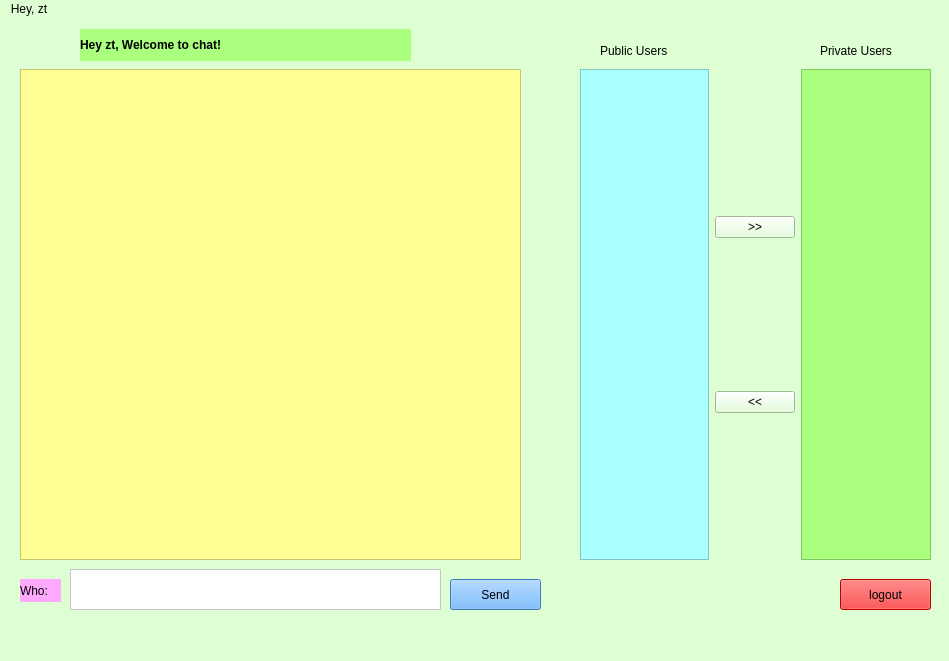
<?xml version="1.0" encoding="UTF-8"?>
<ui version="4.0">
 <class>MainWindow</class>
 <widget class="QMainWindow" name="MainWindow">
  <property name="geometry">
   <rect>
    <x>0</x>
    <y>0</y>
    <width>949</width>
    <height>661</height>
   </rect>
  </property>
  <property name="windowTitle">
   <string>MainWindow</string>
  </property>
  <property name="styleSheet">
   <string notr="true">background-color: rgb(222, 255, 211);
background-image: url(back1.jpg);</string>
  </property>
  <widget class="QWidget" name="centralwidget">
   <widget class="QWidget" name="horizontalLayoutWidget">
    <property name="geometry">
     <rect>
      <x>580</x>
      <y>50</y>
      <width>351</width>
      <height>491</height>
     </rect>
    </property>
    <layout class="QHBoxLayout" name="horizontalLayout">
     <item>
      <widget class="QListWidget" name="pub_users">
       <property name="styleSheet">
        <string notr="true">background-color: rgb(170, 255, 255);</string>
       </property>
      </widget>
     </item>
     <item>
      <layout class="QVBoxLayout" name="verticalLayout_5">
       <item>
        <widget class="QPushButton" name="add_pri_user">
         <property name="text">
          <string>&gt;&gt;</string>
         </property>
        </widget>
       </item>
       <item>
        <widget class="QPushButton" name="rm_pri_user">
         <property name="text">
          <string>&lt;&lt;</string>
         </property>
        </widget>
       </item>
      </layout>
     </item>
     <item>
      <widget class="QListView" name="pri_users">
       <property name="styleSheet">
        <string notr="true">background-color: rgb(170, 255, 127);</string>
       </property>
      </widget>
     </item>
    </layout>
   </widget>
   <widget class="QLabel" name="label">
    <property name="geometry">
     <rect>
      <x>600</x>
      <y>20</y>
      <width>101</width>
      <height>23</height>
     </rect>
    </property>
    <property name="text">
     <string>Public Users</string>
    </property>
   </widget>
   <widget class="QLabel" name="label_2">
    <property name="geometry">
     <rect>
      <x>820</x>
      <y>20</y>
      <width>101</width>
      <height>23</height>
     </rect>
    </property>
    <property name="text">
     <string>Private Users</string>
    </property>
   </widget>
   <widget class="QLabel" name="label_user">
    <property name="geometry">
     <rect>
      <x>20</x>
      <y>560</y>
      <width>41</width>
      <height>23</height>
     </rect>
    </property>
    <property name="styleSheet">
     <string notr="true">background-color: rgb(255, 170, 255);</string>
    </property>
    <property name="text">
     <string>Who:</string>
    </property>
   </widget>
   <widget class="QTextBrowser" name="msg_show">
    <property name="geometry">
     <rect>
      <x>20</x>
      <y>50</y>
      <width>501</width>
      <height>491</height>
     </rect>
    </property>
    <property name="styleSheet">
     <string notr="true">background-color: rgb(255, 255, 148);</string>
    </property>
   </widget>
   <widget class="QTextEdit" name="msg_input">
    <property name="geometry">
     <rect>
      <x>70</x>
      <y>550</y>
      <width>371</width>
      <height>41</height>
     </rect>
    </property>
    <property name="styleSheet">
     <string notr="true">background-color: rgb(255, 255, 255);
font: 11pt &quot;Serif&quot;;
text-decoration: underline;</string>
    </property>
   </widget>
   <widget class="QPushButton" name="send_btu">
    <property name="geometry">
     <rect>
      <x>450</x>
      <y>560</y>
      <width>91</width>
      <height>31</height>
     </rect>
    </property>
    <property name="styleSheet">
     <string notr="true">background-color: rgb(85, 170, 255);</string>
    </property>
    <property name="text">
     <string>Send</string>
    </property>
   </widget>
   <widget class="QPushButton" name="logout_btu">
    <property name="geometry">
     <rect>
      <x>840</x>
      <y>560</y>
      <width>91</width>
      <height>31</height>
     </rect>
    </property>
    <property name="styleSheet">
     <string notr="true">background-color: rgb(255, 0, 0);</string>
    </property>
    <property name="text">
     <string>logout</string>
    </property>
   </widget>
   <widget class="QLabel" name="welcome_label">
    <property name="geometry">
     <rect>
      <x>80</x>
      <y>10</y>
      <width>331</width>
      <height>32</height>
     </rect>
    </property>
    <property name="autoFillBackground">
     <bool>true</bool>
    </property>
    <property name="styleSheet">
     <string notr="true">background-color: rgb(170, 255, 127);
font: 16pt &quot;Noto Sans SC&quot;;</string>
    </property>
    <property name="text">
     <string>&lt;html&gt;&lt;head/&gt;&lt;body&gt;&lt;p&gt;&lt;span style=&quot; font-weight:600;&quot;&gt;Hey zt, Welcome to  chat!&lt;/span&gt;&lt;/p&gt;&lt;/body&gt;&lt;/html&gt;</string>
    </property>
   </widget>
  </widget>
  <widget class="QStatusBar" name="statusbar"/>
  <widget class="QMenuBar" name="menubar">
   <property name="geometry">
    <rect>
     <x>0</x>
     <y>0</y>
     <width>949</width>
     <height>22</height>
    </rect>
   </property>
   <widget class="QMenu" name="menuStatus">
    <property name="title">
     <string>Hey, zt</string>
    </property>
    <addaction name="actionlogout"/>
   </widget>
   <addaction name="menuStatus"/>
  </widget>
  <action name="actionlogout">
   <property name="text">
    <string>logout</string>
   </property>
  </action>
 </widget>
 <resources/>
 <connections/>
</ui>
